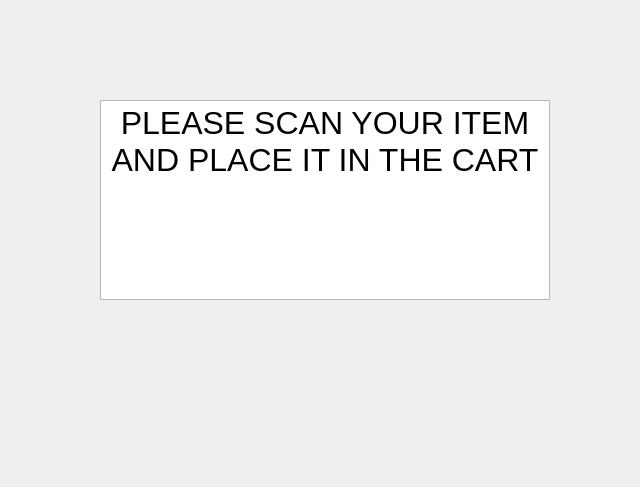
<?xml version="1.0" encoding="UTF-8"?>
<ui version="4.0">
 <class>ScanWindow</class>
 <widget class="QDialog" name="ScanWindow">
  <property name="geometry">
   <rect>
    <x>0</x>
    <y>0</y>
    <width>640</width>
    <height>487</height>
   </rect>
  </property>
  <property name="windowTitle">
   <string>Dialog</string>
  </property>
  <widget class="QTextBrowser" name="textBrowser">
   <property name="geometry">
    <rect>
     <x>100</x>
     <y>100</y>
     <width>450</width>
     <height>200</height>
    </rect>
   </property>
   <property name="autoFillBackground">
    <bool>false</bool>
   </property>
   <property name="html">
    <string>&lt;!DOCTYPE HTML PUBLIC &quot;-//W3C//DTD HTML 4.0//EN&quot; &quot;http://www.w3.org/TR/REC-html40/strict.dtd&quot;&gt;
&lt;html&gt;&lt;head&gt;&lt;meta name=&quot;qrichtext&quot; content=&quot;1&quot; /&gt;&lt;style type=&quot;text/css&quot;&gt;
p, li { white-space: pre-wrap; }
&lt;/style&gt;&lt;/head&gt;&lt;body style=&quot; font-family:'MS Shell Dlg 2'; font-size:7.8pt; font-weight:400; font-style:normal;&quot;&gt;
&lt;p align=&quot;center&quot; style=&quot; margin-top:0px; margin-bottom:0px; margin-left:0px; margin-right:0px; -qt-block-indent:0; text-indent:0px;&quot;&gt;&lt;span style=&quot; font-size:24pt;&quot;&gt;PLEASE SCAN YOUR ITEM AND PLACE IT IN THE CART&lt;/span&gt;&lt;/p&gt;&lt;/body&gt;&lt;/html&gt;</string>
   </property>
  </widget>
 </widget>
 <resources/>
 <connections/>
</ui>
